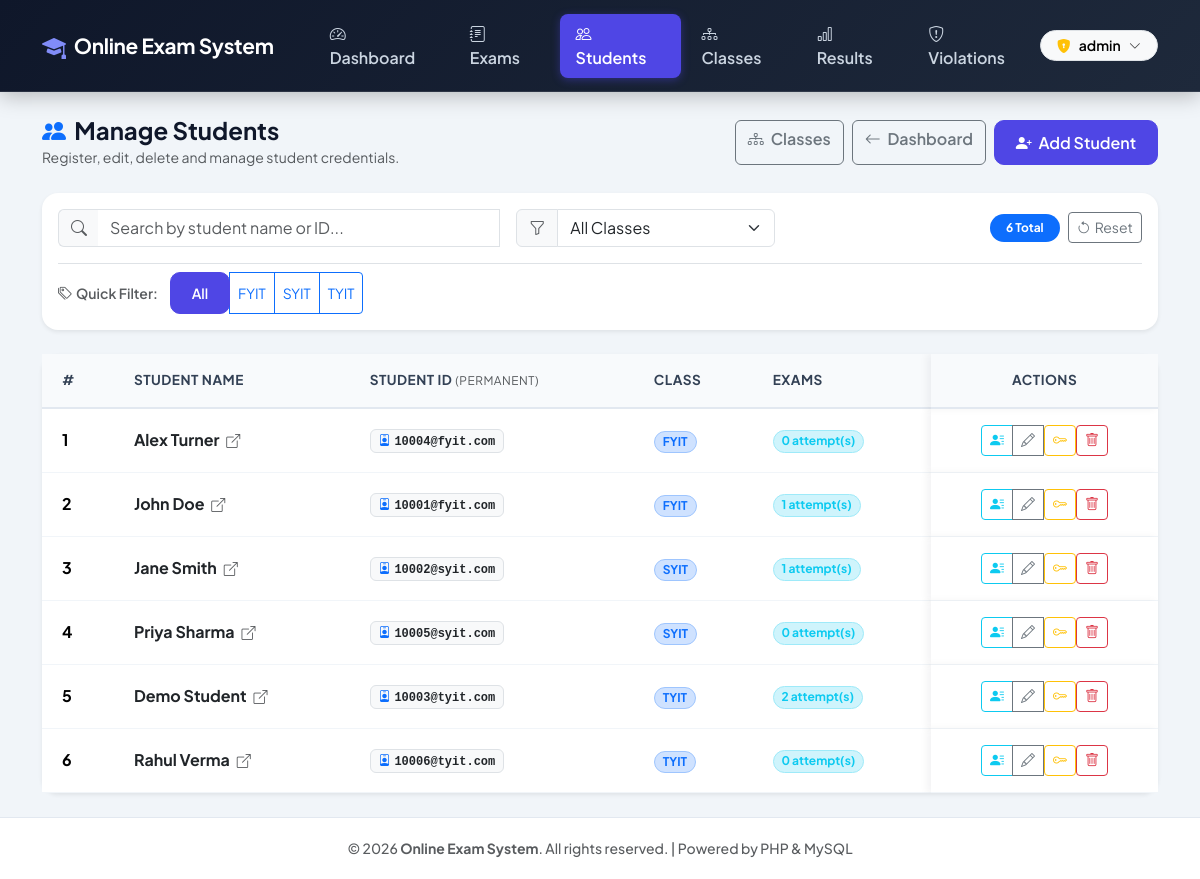
Page /admin/manage-students.php (signed in) on the committed database.
### tables this page shows
CREATE TABLE IF NOT EXISTS `classes` (
    `id`          INT AUTO_INCREMENT PRIMARY KEY,
    `name`        VARCHAR(50)  NOT NULL,
    `description` VARCHAR(200) NULL,
    `sort_order`  INT          NOT NULL DEFAULT 0,
    `created_at`  DATETIME     NOT NULL DEFAULT CURRENT_TIMESTAMP,
    UNIQUE KEY `uq_class_name` (`name`)
);

CREATE TABLE IF NOT EXISTS `students` (
    `id`       INT AUTO_INCREMENT PRIMARY KEY,
    `name`     VARCHAR(100) NOT NULL,
    `email`    VARCHAR(100) NOT NULL UNIQUE,
    `password` VARCHAR(255) NOT NULL,
    `class_id` INT NULL,
    FOREIGN KEY (`class_id`) REFERENCES `classes`(`id`) ON DELETE SET NULL
);

### admin/manage-students.php (the view, shortened to what this page needs)
<?php
include '../includes/header.php';
include '../config/db.php';
$classes_res = mysqli_query($conn, "SELECT * FROM classes ORDER BY sort_order, name");
$classes = [];
while ($row = mysqli_fetch_assoc($classes_res)) $classes[] = $row;
$search       = trim($_GET['search'] ?? '');
$students_res = mysqli_query($conn,
    "SELECT s.*, c.name AS class_name,
            (SELECT COUNT(*) FROM results r WHERE r.student_id = s.id) AS exam_count
     FROM students s
     LEFT JOIN classes c ON s.class_id = c.id
     ORDER BY c.sort_order ASC, c.name ASC, s.name ASC");
$students = [];
while ($row = mysqli_fetch_assoc($students_res)) $students[] = $row;
?>
<div class="d-flex justify-content-between align-items-center mb-4 flex-wrap gap-2">
    <div>
        <h4 class="fw-bold mb-0"><i class="bi bi-people-fill text-primary me-1"></i> Manage Students</h4>
        <small class="text-muted">Register, edit, delete and manage student credentials.</small>
    </div>
    <div class="d-flex gap-2">
        <a href="manage-classes.php" class="btn btn-outline-secondary fw-semibold"><i class="bi bi-diagram-3 me-1"></i> Classes</a>
        <a href="dashboard.php" class="btn btn-outline-secondary fw-semibold"><i class="bi bi-arrow-left me-1"></i> Dashboard</a>
        <button class="btn btn-primary fw-semibold" data-bs-toggle="modal" data-bs-target="#addStudentModal">
            <i class="bi bi-person-plus-fill me-1"></i> Add Student
        </button>
    </div>
</div>
<div class="card shadow-sm border-0 rounded-4 mb-4">
    <div class="card-body py-3">
        <div class="row g-3 align-items-center">
            <div class="col-md-5">
                <div class="input-group">
                    <span class="input-group-text bg-light border-end-0"><i class="bi bi-search text-muted"></i></span>
                    <input type="text" id="studentSearchInput" class="form-control border-start-0"
                           placeholder="Search by student name or ID..."
                           value="<?php echo htmlspecialchars($search); ?>"
                           oninput="onSearchInput(this.value)">
                </div>
            </div>
            <div class="col-md-3">
                <div class="input-group">
                    <span class="input-group-text bg-light"><i class="bi bi-funnel text-muted"></i></span>
                    <select id="classFilterSelect" class="form-select" onchange="onClassSelectChange(this.value)">
                        <option value="0">All Classes</option>
                    </select>
                </div>
            </div>
            <div class="col-md-4 d-flex justify-content-md-end align-items-center gap-2">
                <span class="badge bg-primary rounded-pill px-3 py-2" id="studentCountBadge"><?php echo count($students); ?> Total</span>
                <button type="button" class="btn btn-sm btn-outline-secondary" id="resetFiltersBtn" onclick="resetAllFilters()">
                    <i class="bi bi-arrow-counterclockwise me-1"></i>Reset
                </button>
            </div>
        </div>
        <div class="d-flex align-items-center mt-3 pt-2 border-top flex-wrap gap-2">
            <small class="text-muted fw-semibold me-1"><i class="bi bi-tags me-1"></i>Quick Filter:</small>
            <div class="btn-group btn-group-sm flex-wrap" id="classFilterGroup">
                <button type="button" class="btn btn-primary active" data-class-id="0" onclick="filterClass(0)">All</button>
                <?php foreach ($classes as $c): ?>
                <button type="button" class="btn btn-outline-primary" data-class-id="<?php echo $c['id']; ?>" onclick="filterClass(<?php echo $c['id']; ?>)">
                    <?php echo htmlspecialchars($c['name']); ?>
                </button>
                <?php endforeach; ?>
            </div>
        </div>
    </div>
</div>
<div class="card shadow-sm border-0 rounded-4">
    <div class="card-body p-0">
        <div class="table-responsive" id="studentsTableResponsive">
            <table class="table custom-table table-sticky-actions align-middle mb-0" id="studentsTable">
                <thead>
                    <tr>
                        <th class="ps-4">#</th>
                        <th>Student Name</th>
                        <th>Student ID <small class="fw-normal text-muted">(permanent)</small></th>
                        <th>Class</th>
                        <th>Exams</th>
                        <th class="text-center pe-4">Actions</th>
                    </tr>
                </thead>
                <tbody>
                    <?php if (empty($students)): ?>
                    <tr><td colspan="6" class="text-center text-muted py-4"><i class="bi bi-inbox fs-3 d-block mb-2"></i>No students registered yet.</td></tr>
                    <?php else: $i = 1; foreach ($students as $s): ?>
                    <tr class="student-row"
                        data-class-id="<?php echo (int)($s['class_id'] ?? 0); ?>"
                        data-name="<?php echo htmlspecialchars(strtolower($s['name'])); ?>"
                        data-email="<?php echo htmlspecialchars(strtolower($s['email'])); ?>">
                        <td class="ps-4 fw-bold"><?php echo $i++; ?></td>
                        <td>
                            <a href="student-profile.php?id=<?php echo $s['id']; ?>" class="fw-bold text-dark text-decoration-none">
                                <?php echo htmlspecialchars($s['name']); ?>
                                <i class="bi bi-box-arrow-up-right ms-1 small text-muted"></i>
                            </a>
                        </td>
                        <td>
                            <span class="badge bg-light text-dark border font-monospace">
                                <i class="bi bi-person-badge me-1 text-primary"></i><?php echo htmlspecialchars($s['email']); ?>
                            </span>
                        </td>
                        <td>
                            <?php if ($s['class_name']): ?>
                                <span class="badge bg-primary-subtle text-primary border border-primary-subtle rounded-pill px-2 py-1">
                                    <?php echo htmlspecialchars($s['class_name']); ?>
                                </span>
                            <?php else: ?>
                                <span class="text-muted small fst-italic">No class</span>
                            <?php endif; ?>
                        </td>
                        <td>
                            <span class="badge bg-info-subtle text-info border border-info-subtle rounded-pill">
                                <?php echo $s['exam_count']; ?> attempt(s)
                            </span>
                        </td>
                        <td class="text-center pe-4">
                            <div class="btn-group btn-group-sm">
                                <a href="student-profile.php?id=<?php echo $s['id']; ?>" class="btn btn-outline-info" title="View Profile">
                                    <i class="bi bi-person-lines-fill"></i>
                                </a>
                                <button class="btn btn-outline-secondary" data-bs-toggle="modal" data-bs-target="#editStudentModal<?php echo $s['id']; ?>" title="Edit">
                                    <i class="bi bi-pencil"></i>
                                </button>
                                <form method="POST" style="display:inline;" onsubmit="return confirm('Reset password of <?php echo htmlspecialchars($s['name'], ENT_QUOTES); ?> to \'student\'?')">
                                    <button type="submit" class="btn btn-outline-warning btn-sm" title="Reset Password"><i class="bi bi-key"></i></button>
                                </form>
                                <form method="POST" style="display:inline;" onsubmit="return confirm('Delete student <?php echo htmlspecialchars($s['name'], ENT_QUOTES); ?>?')">
                                    <button type="submit" class="btn btn-outline-danger btn-sm" title="Delete"><i class="bi bi-trash"></i></button>
                                </form>
                            </div>
                        </td>
                    </tr>
                    <?php endforeach; endif; ?>
                </tbody>
            </table>
        </div>
    </div>
</div>
<?php include '../includes/footer.php'; ?>

### css/style.css (style rules this page uses)
:root { --primary-color: #4f46e5; --primary-hover: #4338ca; --secondary-color: #64748b; --success-color: #10b981; --danger-color: #ef4444; --warning-color: #f59e0b; --info-color: #06b6d4; --bg-body: #f1f5f9; --card-bg: #ffffff; --text-main: #0f172a; --text-muted: #64748b; --border-color: #cbd5e1; --shadow-sm: 0 1px 3px rgba(0,0,0,0.08); --shadow-md: 0 4px 14px rgba(15, 23, 42, 0.1); --shadow-lg: 0 12px 28px rgba(15, 23, 42, 0.15); }
body { background-color: var(--bg-body) !important; color: var(--text-main) !important; font-family: 'Plus Jakarta Sans', -apple-system, BlinkMacSystemFont, sans-serif; min-height: 100vh; display: flex; flex-direction: column; }
:root { --exam-q-font-size: 1.2rem; --exam-body-font-size: 1.05rem; }
.custom-table { border-collapse: separate !important; border-spacing: 0 !important; }
.custom-table thead th { background: #f8fafc !important; color: #334155 !important; font-weight: 700 !important; font-size: 0.85rem !important; text-transform: uppercase !important; letter-spacing: 0.5px !important; padding: 1rem 1.25rem !important; border-bottom: 2px solid #e2e8f0 !important; }
.custom-table tbody td { padding: 1rem 1.25rem !important; vertical-align: middle !important; border-bottom: 1px solid #f1f5f9 !important; }
.btn-primary { background-color: #4f46e5 !important; border-color: #4f46e5 !important; color: #ffffff !important; font-weight: 600 !important; border-radius: 10px !important; padding: 0.6rem 1.3rem !important; transition: all 0.2s ease !important; }
.table-sticky-actions th:last-child, .table-sticky-actions td:last-child { position: sticky; right: 0; background-color: #ffffff; box-shadow: -4px 0 8px rgba(15, 23, 42, 0.05); z-index: 2; }
.table-sticky-actions thead th:last-child { background-color: #f8fafc !important; z-index: 3; }

### rows in the picture
classes: name "FYIT"
classes: name "SYIT"
classes: name "TYIT"
students: name "Alex Turner", email "10004@fyit.com", class.name "FYIT", exam_count "0"
students: name "John Doe", email "10001@fyit.com", class.name "FYIT", exam_count "1"
students: name "Jane Smith", email "10002@syit.com", class.name "SYIT", exam_count "1"
students: name "Priya Sharma", email "10005@syit.com", class.name "SYIT", exam_count "0"
students: name "Demo Student", email "10003@tyit.com", class.name "TYIT", exam_count "2"
students: name "Rahul Verma", email "10006@tyit.com", class.name "TYIT", exam_count "0"

### other values in the picture
$_SESSION['admin_username'] "admin"
count($students) "6"
